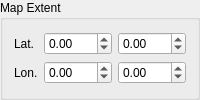
               <widget class="QGroupBox" name="groupBox">
                <property name="title">
                 <string>Map Extent</string>
                </property>
                <layout class="QVBoxLayout" name="verticalLayout_9">
                 <item>
                  <layout class="QGridLayout" name="gridLayout_2">
                   <item row="0" column="2">
                    <widget class="QDoubleSpinBox" name="doubleSpinBox_22">
                     <property name="minimum">
                      <double>-90.000000000000000</double>
                     </property>
                     <property name="maximum">
                      <double>90.000000000000000</double>
                     </property>
                     <property name="singleStep">
                      <double>0.010000000000000</double>
                     </property>
                    </widget>
                   </item>
                   <item row="0" column="1">
                    <widget class="QDoubleSpinBox" name="doubleSpinBox_21">
                     <property name="minimum">
                      <double>-90.000000000000000</double>
                     </property>
                     <property name="maximum">
                      <double>90.000000000000000</double>
                     </property>
                     <property name="singleStep">
                      <double>0.010000000000000</double>
                     </property>
                    </widget>
                   </item>
                   <item row="1" column="1">
                    <widget class="QDoubleSpinBox" name="doubleSpinBox_23">
                     <property name="minimum">
                      <double>-180.000000000000000</double>
                     </property>
                     <property name="maximum">
                      <double>180.000000000000000</double>
                     </property>
                     <property name="singleStep">
                      <double>0.010000000000000</double>
                     </property>
                    </widget>
                   </item>
                   <item row="1" column="2">
                    <widget class="QDoubleSpinBox" name="doubleSpinBox_24">
                     <property name="minimum">
                      <double>-180.000000000000000</double>
                     </property>
                     <property name="maximum">
                      <double>180.000000000000000</double>
                     </property>
                     <property name="singleStep">
                      <double>0.010000000000000</double>
                     </property>
                    </widget>
                   </item>
                   <item row="0" column="0">
                    <widget class="QLabel" name="label_27">
                     <property name="text">
                      <string>Lat.</string>
                     </property>
                    </widget>
                   </item>
                   <item row="1" column="0">
                    <widget class="QLabel" name="label_28">
                     <property name="text">
                      <string>Lon.</string>
                     </property>
                    </widget>
                   </item>
                  </layout>
                 </item>
                </layout>
               </widget>
